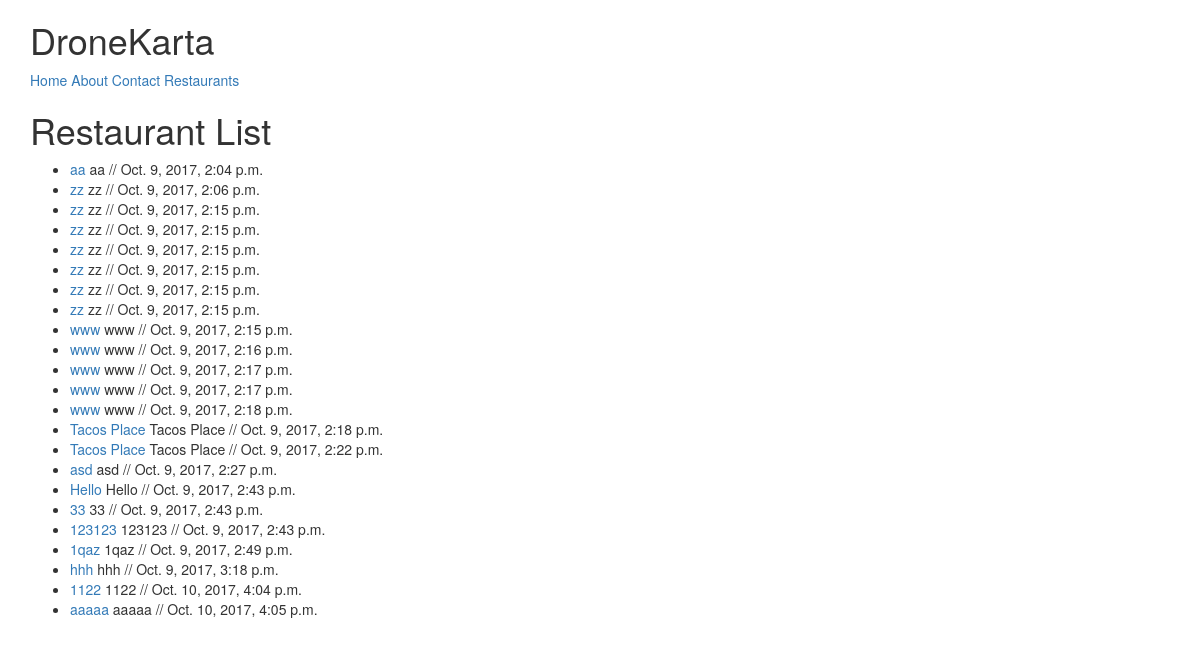
The page /restaurants/ on the database its author committed.
### restaurants/models.py (models this page shows, shortened)
class RestaurantLocation(models.Model):
    owner = models.ForeignKey(User)
    name = models.CharField(max_length=120)
    location = models.CharField(max_length=120, null=True, blank=True)
    category = models.CharField(max_length=120, null=True, blank=True)
    timestamp = models.DateTimeField(auto_now_add=True)
    updated = models.DateTimeField(auto_now=True)
    slug = models.SlugField(null=True, blank=True)#unique=True
    def get_absolute_url(self):
        return reverse('restaurants:detail', kwargs={'slug': self.slug})
    @property
    def title(self):
        return self.name

### restaurants/views.py (the view)
class RestaurantListView(ListView):
    template_name = 'restaurants/restaurants_list.html'
    def get_queryset(self):
        slug = self.kwargs.get('slug')
        if slug:
            queryset = RestaurantLocation.objects.filter(
                Q(category__iexact=slug) |
                Q(category__icontains=slug)
            )
        else:
            queryset = RestaurantLocation.objects.all()
        return queryset

### restaurants/templates/restaurants/restaurants_list.html (shortened to what this page needs)
{% extends 'base.html' %}
{% block content %}
<h1>Restaurant List</h1>
<ul>
    {% for obj in object_list %}
    <li><a href='{{ obj.get_absolute_url }}'>{{ obj.name }}</a> {{obj.title}} // {{obj.timestamp}}</li>
    {% endfor %}
</ul>
{% endblock content %}

### templates/base.html (shortened to what this page needs)
<!DOCTYPE html>
<html lang="en">
<head>
    {% include 'snippets/css.html' %}
</head>
<body>
{% include 'snippets/nav.html' %}
<div class="container">
    {% block content %}{% endblock content %}
</div>
</body>
</html>

### templates/snippets/css.html (shortened to what this page needs)
<link rel="stylesheet" href="https://maxcdn.bootstrapcdn.com/bootstrap/3.3.7/css/bootstrap.min.css">
<link rel="stylesheet" href="https://maxcdn.bootstrapcdn.com/bootstrap/3.3.7/css/bootstrap-theme.min.css">

### templates/snippets/nav.html
<div class="container">
    <h1>DroneKarta</h1>
    <a href='{% url "home" %}'>Home</a>
    <a href='{% url "about" %}'>About</a>
    <a href='{% url "contact" %}'>Contact</a>
    <a href='{% url "restaurants:list" %}'>Restaurants</a>
</div>

### rows shown on the page
RestaurantLocation: name "aa", title "aa", timestamp "Oct. 9, 2017, 2:04 p.m."
RestaurantLocation: name "zz", title "zz", timestamp "Oct. 9, 2017, 2:06 p.m."
RestaurantLocation: name "zz", title "zz", timestamp "Oct. 9, 2017, 2:15 p.m."
RestaurantLocation: name "zz", title "zz", timestamp "Oct. 9, 2017, 2:15 p.m."
RestaurantLocation: name "zz", title "zz", timestamp "Oct. 9, 2017, 2:15 p.m."
RestaurantLocation: name "zz", title "zz", timestamp "Oct. 9, 2017, 2:15 p.m."
RestaurantLocation: name "zz", title "zz", timestamp "Oct. 9, 2017, 2:15 p.m."
RestaurantLocation: name "zz", title "zz", timestamp "Oct. 9, 2017, 2:15 p.m."
RestaurantLocation: name "www", title "www", timestamp "Oct. 9, 2017, 2:15 p.m."
RestaurantLocation: name "www", title "www", timestamp "Oct. 9, 2017, 2:16 p.m."
RestaurantLocation: name "www", title "www", timestamp "Oct. 9, 2017, 2:17 p.m."
RestaurantLocation: name "www", title "www", timestamp "Oct. 9, 2017, 2:17 p.m."
RestaurantLocation: name "www", title "www", timestamp "Oct. 9, 2017, 2:18 p.m."
RestaurantLocation: name "Tacos Place", title "Tacos Place", timestamp "Oct. 9, 2017, 2:18 p.m."
RestaurantLocation: name "Tacos Place", title "Tacos Place", timestamp "Oct. 9, 2017, 2:22 p.m."
RestaurantLocation: name "asd", title "asd", timestamp "Oct. 9, 2017, 2:27 p.m."
RestaurantLocation: name "Hello", title "Hello", timestamp "Oct. 9, 2017, 2:43 p.m."
RestaurantLocation: name "33", title "33", timestamp "Oct. 9, 2017, 2:43 p.m."
RestaurantLocation: name "123123", title "123123", timestamp "Oct. 9, 2017, 2:43 p.m."
RestaurantLocation: name "1qaz", title "1qaz", timestamp "Oct. 9, 2017, 2:49 p.m."
RestaurantLocation: name "hhh", title "hhh", timestamp "Oct. 9, 2017, 3:18 p.m."
RestaurantLocation: name "1122", title "1122", timestamp "Oct. 10, 2017, 4:04 p.m."
RestaurantLocation: name "aaaaa", title "aaaaa", timestamp "Oct. 10, 2017, 4:05 p.m."
